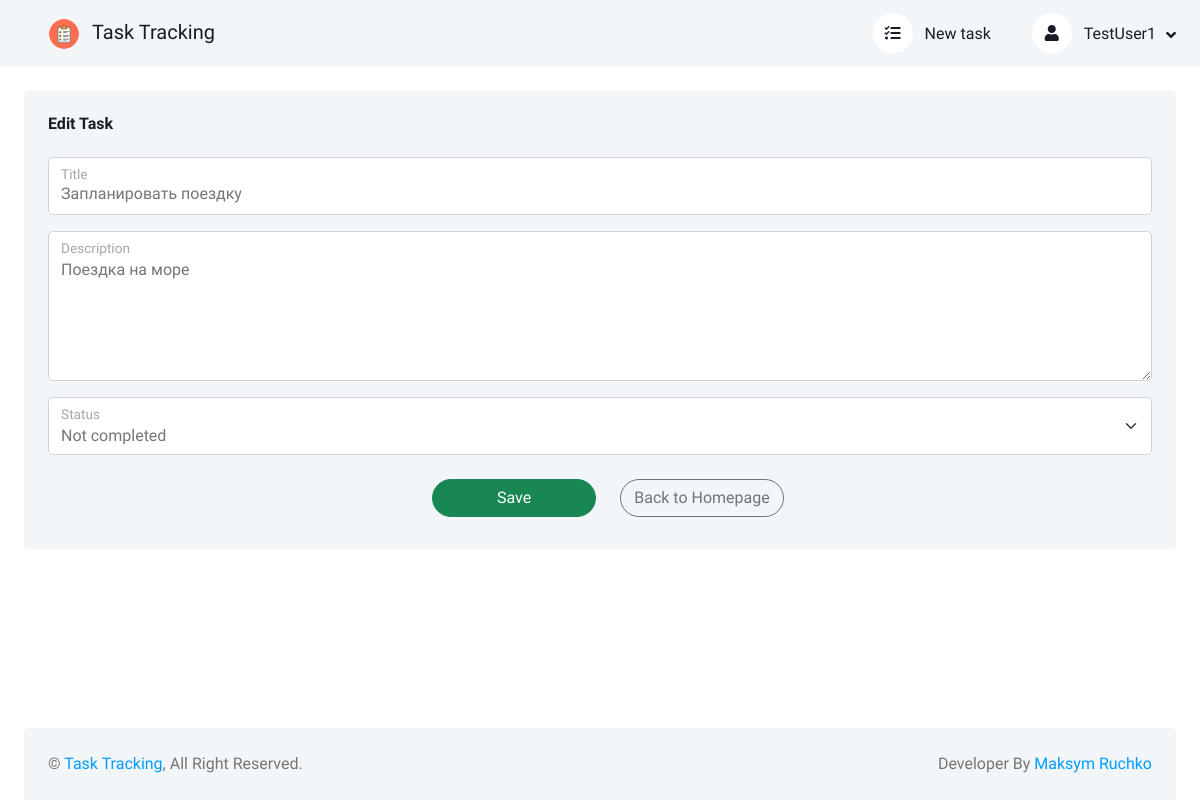
/task-1/update/ (signed in), run on the app's committed database.
### users/models.py (models this page shows, shortened)
class CustomUser(AbstractUser):
    email = models.EmailField("E-mail", unique=True)
    username = models.CharField("Username", max_length=150, blank=True, null=True, unique=True)
    date_joined = models.DateTimeField("Date joined", default=timezone.now, blank=True, null=True)
    USERNAME_FIELD = 'email'
    REQUIRED_FIELDS = []
    objects = CustomUserManager()
    def get_absolute_url(self):
        return reverse('user_detail', kwargs={'user_name': str(self.username)})
    class Meta:
        verbose_name = 'User'
        verbose_name_plural = 'Users'
        ordering = ['id']

### tasks/models.py (models this page shows, shortened)
class Task(models.Model):
    NOT_COMPLETED = 'Not completed'
    COMPLETED = 'Сompleted'
    title = models.CharField('Title', max_length=150)
    description = models.TextField('Description')
    status = models.CharField(
        'Status',
        choices=[('not completed', NOT_COMPLETED), ('completed', COMPLETED), ],
        max_length=13,
    )
    creation_date = models.DateTimeField('Creation date', auto_now_add=True)
    owner = models.ForeignKey(
        get_user_model(),
        verbose_name='Owner',
        on_delete=models.CASCADE,
        blank=True,
        null=True,
    )
    class Meta:
        verbose_name = 'Task'
        verbose_name_plural = 'Tasks'

### tasks/views.py (the view, shortened to what this page needs)
# urls.py: path('task-<int:pk>/update/', TaskUpdateView.as_view(), name='task_update'),
class TaskUpdateView(LoginRequiredMixin, UpdateView):
    model = Task
    context_object_name = 'task_update'
    form_class = TaskForm
    template_name = 'tasks/task_edit.html'
    login_url = 'login'

### tasks/forms.py
class TaskForm(forms.ModelForm):
    class Meta:
        model = Task
        fields = ('title', 'description', 'status', )
        widgets = {
            'title': forms.TextInput(
                attrs={
                    'class': 'form-control',
                    'placeholder': 'Title',
                },
            ),
            'description': forms.Textarea(
                attrs={
                    'class': 'form-control',
                    'placeholder': 'Description',
                    'style': 'height: 150px;',
                }
            ),
            'status': forms.Select(
                attrs={
                    'class': 'form-select',
                }
            ),
        }

### tasks/templates/tasks/task_edit.html (shortened to what this page needs)
{% extends 'base.html' %}
{% load static %}
{% block content %}
<div class="row g-4">
    <div class="col-sm-12 col-xl-12">
        <div class="bg-light rounded h-100 p-4">
            <h6 class="mb-4">Edit Task</h6>
            <form action="." method="post">
                <div class="form-floating mb-3">
                    {{ form.title }}
                    <label for="{{ form.title.id_for_label }}">Title</label>
                </div>
                <div class="form-floating mb-3">
                    {{ form.description }}
                    <label for="{{ form.description.id_for_label }}">Description</label>
                </div>
                <div class="form-floating mb-3">
                    {{ form.status }}
                    <label for="{{ form.status.id_for_label }}">Status</label>
                </div>
                <div class="row form-floating justify-content-center">
                    <div class="col-sm-4 col-xl-2">
                        <button type="submit" class="btn btn-success rounded-pill m-2 col-sm-12 col-xl-12">Save</button>
                    </div>
                    <div class="col-sm-4 col-xl-2">
                        <a href="{% url 'home' %}" class="btn btn-outline-secondary rounded-pill m-2 col-sm-12 col-xl-12">
                            Back to Homepage
                        </a>
                    </div>
                </div>
            </form>
        </div>
    </div>
</div>
{% endblock content %}

### tasks/templates/base.html (shortened to what this page needs)
<!DOCTYPE html>
{% load static %}
<html lang="en">
<head>
    <link href="https://cdnjs.cloudflare.com/ajax/libs/font-awesome/5.10.0/css/all.min.css" rel="stylesheet">
    <link href="https://cdn.jsdelivr.net/npm/bootstrap-icons@1.4.1/font/bootstrap-icons.css" rel="stylesheet">
    <link href="{% static 'tasks/lib/owlcarousel/assets/owl.carousel.min.css' %}" rel="stylesheet">
    <link href="{% static 'tasks/lib/tempusdominus/css/tempusdominus-bootstrap-4.min.css' %}" rel="stylesheet" />
    <link href="{% static 'tasks/css/bootstrap.min.css' %}" rel="stylesheet">
    <link href="{% static 'tasks/css/style.css' %}" rel="stylesheet">
</head>
<body>
<div class="container-xxl position-relative bg-white d-flex p-0">
    <div class="content open d-flex flex-column min-vh-100">
        <nav class="navbar navbar-expand bg-light navbar-light sticky-top px-4 py-0">
            <div class="navbar-nav align-items-center">
                <div class="navbar-brand">
                    <a href="{% url 'home' %}" class="nav-link">
                        <img class="rounded-circle me-lg-2" src="{% static 'tasks/img/checklist.png' %}" alt="Logo" style="width: 30px; height: 30px;">
                        <span class="d-none d-lg-inline-flex">Task Tracking</span>
                    </a>
                </div>
            </div>
            <div class="navbar-nav align-items-center ms-auto">
                <div class="nav-item dropdown me-lg-3">
                    <a href="{% url 'task_create' %}" class="nav-link">
                        <i class="fas fa-tasks me-lg-2"></i>
                        <span class="d-none d-lg-inline-flex">New task</span>
                    </a>
                </div>
                <div class="nav-item dropdown">
                    {% if user.is_authenticated %}
                    <a href="#" class="nav-link dropdown-toggle" data-bs-toggle="dropdown">
                        <i class="fas fa-user me-lg-2"></i>
                        {% if not user.first_name and not user.last_name %}
                        <span class="d-none d-lg-inline-flex">{{ user.username }}</span>
                        {% else %}
                        <span class="d-none d-lg-inline-flex">{{ user.first_name }} {{ user.last_name }}</span>
                        {% endif %}
                    </a>
                    {% endif %}
                </div>
            </div>
        </nav>
        <div class="container-fluid pt-4 px-4 flex-grow-1">
            {% block content %}
            {% endblock content %}
        </div>
        <div class="container-fluid pt-4 px-4">
            <div class="bg-light rounded-top p-4">
                <div class="row">
                    <div class="col-12 col-sm-6 text-center text-sm-start">
                        &copy; <a href="{% url 'home' %}">Task Tracking</a>, All Right Reserved.
                    </div>
                    <div class="col-12 col-sm-6 text-center text-sm-end">
                        Developer By <a href="https://t.me/lucky4move">Maksym Ruchko</a>
                    </div>
                </div>
            </div>
        </div>
    </div>
</div>
</body>
</html>

### tasks/static/tasks/css/style.css (style rules this page uses)
:root { --primary: #009CFF; --light: #F3F6F9; --dark: #191C24; }
.btn { transition: .5s; }
.content { margin-left: 250px; min-height: 100vh; background: #FFFFFF; transition: 0.5s; }
@media (min-width: 992px) { .content { width: calc(100% - 250px); } }
@media (min-width: 992px) { .content.open { width: 100%; margin-left: 0; } }
.content .navbar .navbar-nav .nav-link { margin-left: 25px; padding: 12px 0; color: var(--dark); outline: none; }
.content .navbar .sidebar-toggler, .content .navbar .navbar-nav .nav-link i { width: 40px; height: 40px; display: inline-flex; align-items: center; justify-content: center; background: #FFFFFF; border-radius: 40px; }
.content .navbar .dropdown-toggle::after { margin-left: 6px; vertical-align: middle; border: none; content: "\f107"; font-family: "Font Awesome 5 Free"; font-weight: 900; transition: .5s; }

### data on the page
CustomUser: username "TestUser1"
Task: title "Запланировать поездку", description "Поездка на море", status "Not completed"
